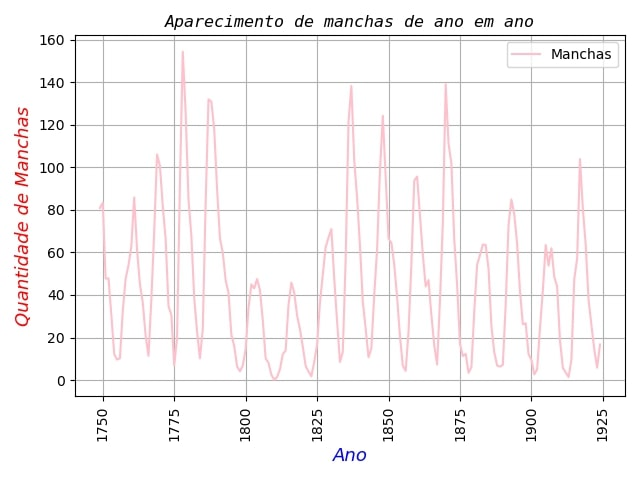

Here is the Python script that generated this plot:
import pandas as pd
import matplotlib.pyplot as plt
file =  pd.read_csv("C:/Users/gestor/Downloads/a2_MANCHAS(1).csv")
file.plot(x="Ano", y="manchas" ,label="Manchas", color="pink")
plt.title("Aparecimento de manchas de ano em ano",fontsize=12,color="black",style="italic",family="monospace")
plt.xticks(rotation="vertical")
plt.xlabel("Ano",fontsize=13,style="oblique",color="blue")
plt.ylabel("Quantidade de Manchas",fontsize=13,style="oblique",color="red")
plt.grid()
plt.tight_layout()
plt.savefig("extra_1.png")
